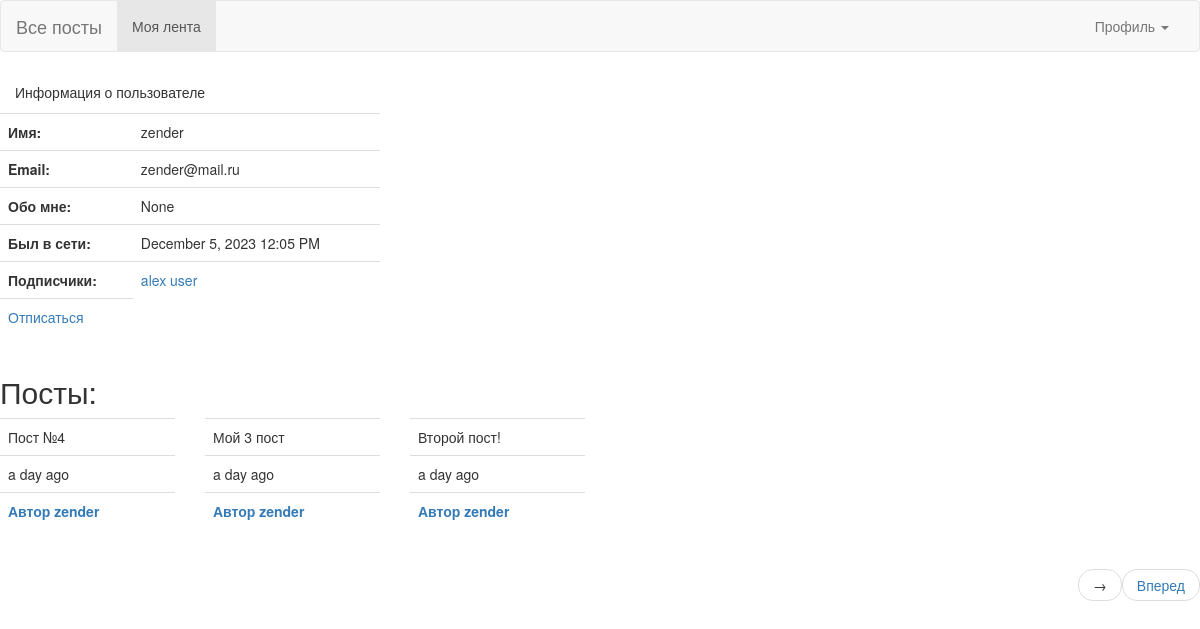
The app's page /profile/zender (signed in) with its own data.
### app/models.py (models this page shows, shortened)
class User(db.Model, UserMixin):
    id = db.Column(db.Integer, primary_key=True)
    username = db.Column(db.String, unique=True, nullable=False)
    password = db.Column(db.String(128), nullable=False)
    email= db.Column(db.String, unique=True, nullable=False)
    last_seen =db.Column(db.DateTime,default=datetime.utcnow)
    about_me = db.Column(db.String)
    posts = db.relationship('Post', backref='author', lazy='dynamic')
    followed = db.relationship(
        'User', secondary=followers,
        primaryjoin=(followers.c.follower_id==id),
        secondaryjoin=(followers.c.followed_id==id),
        backref=db.backref('follower', lazy='dynamic'), lazy='dynamic'
    )
    def is_following(self, user):
        return self.followed.filter(followers.c.followed_id == user.id).count()>0

class Post(db.Model):
    id = db.Column(db.Integer, primary_key=True)
    body = db.Column(db.String, nullable=False)
    dt =db.Column(db.DateTime,default=datetime.utcnow)
    user_id = db.Column(db.Integer, db.ForeignKey('user.id'))

### app/routes.py (the view)
@app.route('/profile/<username>')
@login_required
def profile(username):
    page = request.args.get('page', 1, type=int)
    user = User.query.filter_by(username=username).first()
    followers = user.follower.all()
    posts = user.posts.order_by(Post.dt.desc()).paginate(
        page=page, per_page=app.config['POSTS_PER_PAGE'], error_out=False
    )
    prev_url = url_for('profile',username=username, page=posts.prev_num) if posts.has_prev else None
    next_url = url_for('profile', username=username, page=posts.next_num) if posts.has_next else None
    if user is not None:
        return render_template('profile.html', user=user, followers=followers,
                                 posts=posts, prev_url=prev_url, next_url=next_url)
    else:
        flash('Пользователь {} не найден'.format(username))

### app/models.py (called while the page is built)
@login_manager.user_loader
def load_user(user_id):
    return User.query.get(int(user_id))

### app/routes.py (called while the page is built)
@app.before_request
def before_request():
    if current_user.is_authenticated:
        current_user.last_seen = datetime.utcnow()
        db.session.commit()

### app/templates/profile.html
{% extends 'base.html' %}
{% block content %}
<div class="panel-heading">Информация о пользователе</div>
<div class="row">
    <div class="col-md-4">
     <table class="table">
        <tbody>
            <tr> <th scope="row">Имя:</th> <td>{{user.username}}</td>                   </tr>
            <tr> <th scope="row">Email:</th> <td>{{user.email}}</td>                    </tr>
            <tr> <th scope="row">Обо мне:</th> <td>{{user.about_me}}</td>               </tr>
            <tr> <th scope="row">Был в сети:</th> <td>{{moment(user.last_seen).format('LLL')}}</td>           </tr>
            {% if followers %}
                <tr> <th scope="row">Подписчики:</th>
                    <td>
                        {% for follower in followers %}
                            <a href="{{url_for('profile', username=follower.username)}}">{{follower.username}}</a>
                        {% endfor %}
                    </td>
                </tr>
            {% else %}
                <tr> <th scope="row">Подписчики:</th> <td>У вас нет подписчиков</td>    </tr>
            {% endif %}
                {% if user == current_user %}
            <tr>
                <td><a href="{{url_for('edit_profile')}}">Изменить </a></td>
                <td><a href="{{url_for('add_post')}}">Новый пост</a></td>
            </tr>
            {% elif current_user.is_following(user) %}
                <tr>
                    <td><a href="{{url_for('unfollow', id=user.id)}}">Отписаться</a></td>
                </tr>
            {% else %}
                <tr>
                    <td><a href="{{url_for('follow', id=user.id)}}">Подписаться</a></td>
                </tr>
            {% endif %}
            </tbody>
        </table>
    </div>
</div>
    {% if posts %}
        <h2>Посты:</h2>
        <div class="row">
            {% for post in posts %}
                {% include '_post.html' %}
            {% endfor %}
        </div>
        {% include '_paginate.html'   %}
    {% else %}
        <h2>Нет ни одного поста</h2>
    {% endif %}
{% endblock %}

### app/templates/_post.html (shortened to what this page needs)
<div class="col-md-2">
    <table class="table table-hover">
        <tr> <td>{{post.body}} </td></tr>
         <tr><td>{{ moment(post.dt).fromNow()}}</td></tr>
        {% if current_user == post.author %}
            <tr> <td><b> Автор {{post.author.username}} </b> </td> </tr>
            <tr> <td><a href="{{url_for('delete_post', id=post.id)}}">Удалить</td> </tr>
        {% else %}
            <tr>
                <td><b> <a href="{{url_for('profile', username=post.author.username)}}">Автор {{post.author.username}} </a></b> </td>
            </tr>
        {% endif %}
</table>
</div>

### records on screen
User: username "zender", email "zender@mail.ru", about_me "None", last_seen "December 5, 2023 12:05 PM"
User: username "alex"
User: username "user"
Post: body "Пост №4", dt "a day ago", author.username "zender"
Post: body "Мой 3 пост", dt "a day ago", author.username "zender"
Post: body "Второй пост!", dt "a day ago", author.username "zender"
